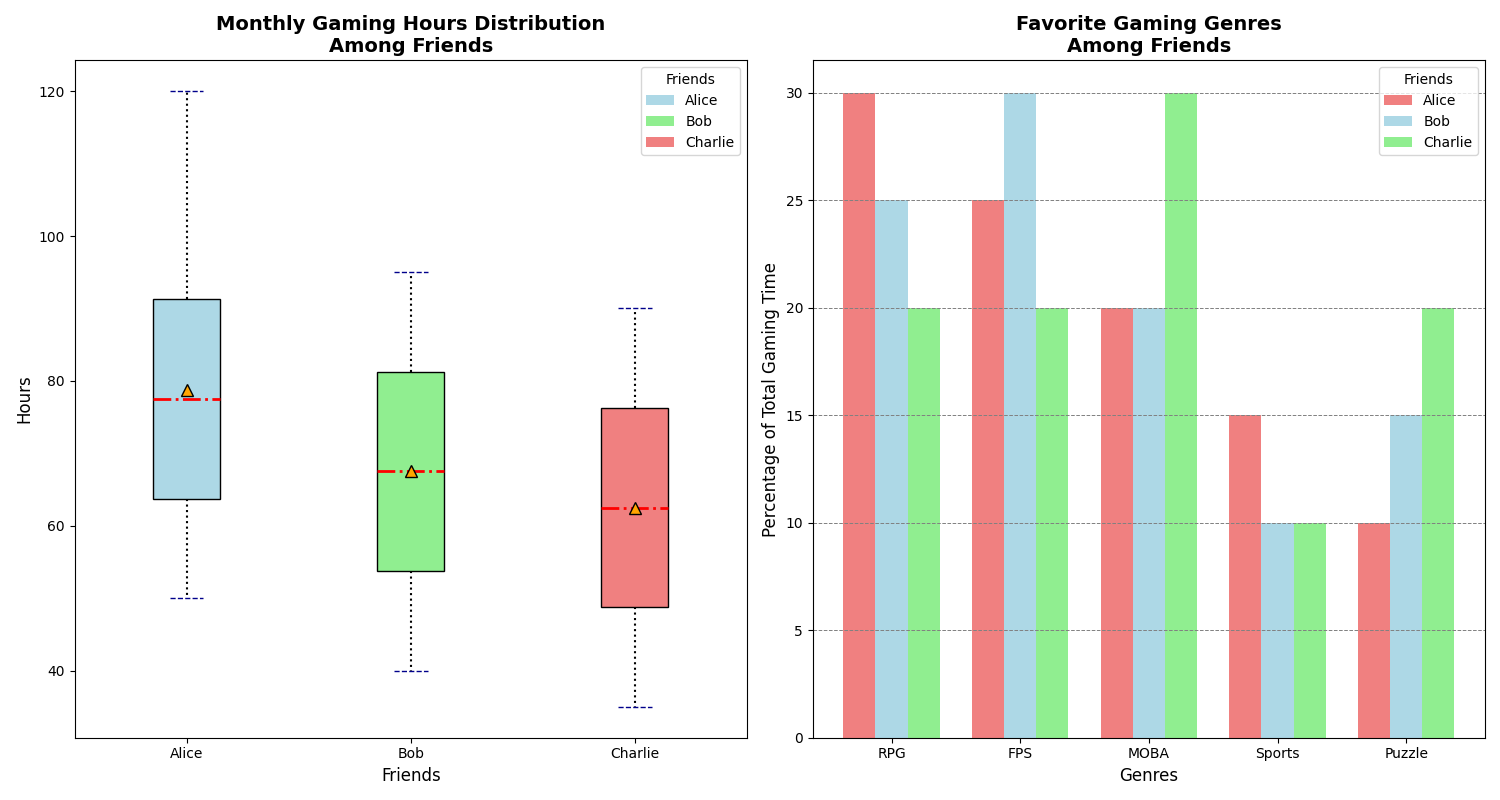

Source code (Python):
import matplotlib.pyplot as plt
import numpy as np
from matplotlib.patches import Patch

friends = ['Alice', 'Bob', 'Charlie']
alice_hours = [50, 60, 55, 70, 65, 80, 75, 90, 85, 100, 95, 120]
bob_hours = [40, 45, 50, 55, 60, 65, 70, 75, 80, 85, 90, 95]
charlie_hours = [35, 40, 45, 50, 55, 60, 65, 70, 75, 80, 85, 90]
genres = ['RPG', 'FPS', 'MOBA', 'Sports', 'Puzzle']
alice_genres = [30, 25, 20, 15, 10]
bob_genres = [25, 30, 20, 10, 15]
charlie_genres = [20, 20, 30, 10, 20]

fig, (ax1, ax2) = plt.subplots(1, 2, figsize=(15, 8))

data = [alice_hours, bob_hours, charlie_hours]
box = ax1.boxplot(data, vert=True, patch_artist=True, labels=friends, showmeans=True)

colors = ['lightblue', 'lightgreen', 'lightcoral']  # Changed order of colors
for patch, color in zip(box['boxes'], colors):
    patch.set_facecolor(color)
ax1.set_title("Monthly Gaming Hours Distribution\nAmong Friends", fontsize=14, fontweight='bold')
ax1.set_xlabel("Friends", fontsize=12)
ax1.set_ylabel("Hours", fontsize=12)

plt.setp(box['whiskers'], color='black', linestyle='dotted', linewidth=1.5)  # Changed color and style
plt.setp(box['caps'], color='darkblue', linestyle='dashed', linewidth=1)  # Changed color and style
plt.setp(box['medians'], color='red', linewidth=2, linestyle='-.')  # Changed color and style
plt.setp(box['means'], marker='^', markerfacecolor='orange', markeredgecolor='black', markersize=8)  # Changed marker type

legend_elements = [Patch(facecolor=color, label=friend) for color, friend in zip(colors, friends)]
ax1.legend(handles=legend_elements, title='Friends', loc='upper right', fontsize=10)  # Changed legend location

X = np.arange(len(genres))
bar_width = 0.25
offset = bar_width * np.arange(len(friends))

ax2.bar(X + offset[0], alice_genres, width=bar_width, label='Alice', color=colors[2])  # Changed color
ax2.bar(X + offset[1], bob_genres, width=bar_width, label='Bob', color=colors[0])  # Changed color
ax2.bar(X + offset[2], charlie_genres, width=bar_width, label='Charlie', color=colors[1])  # Changed color

ax2.set_title("Favorite Gaming Genres\nAmong Friends", fontsize=14, fontweight='bold')
ax2.set_xlabel("Genres", fontsize=12)
ax2.set_ylabel("Percentage of Total Gaming Time", fontsize=12)
ax2.set_xticks(X + bar_width)
ax2.set_xticklabels(genres)

ax2.legend(title='Friends', fontsize=10)
ax2.grid(axis='y', linestyle='--', color='grey', linewidth=0.7)  # Added grid

plt.tight_layout()
plt.show()
